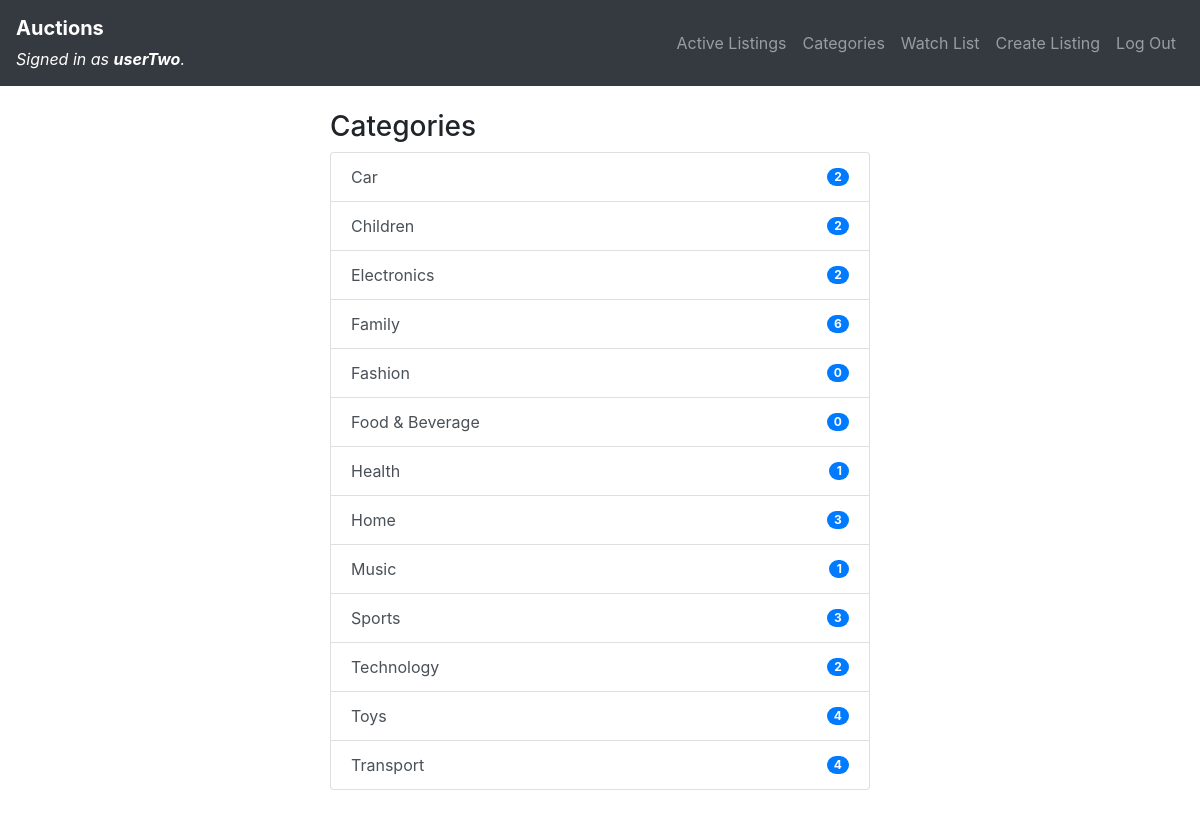
/categories (signed in), run on the app's committed database.
### auctions/models.py (models this page shows)
class User(AbstractUser):
    pass

class Category(models.Model):
    title = models.CharField(max_length=64)
    def __str__(self):
        return self.title
    class Meta:
        ordering = ['title', 'id']

### auctions/views.py (the view)
# urls.py: path("categories", views.categories_view, name="categories"),
def categories_view(request):
    categories = Category.objects.all()
    context = {
        "categories": categories
    }
    return render(request, "auctions/categories.html", context)

### auctions/templates/auctions/categories.html
{% extends "auctions/layout.html" %}
{% block body %}
    <div class="col-sm-6 justify-content-center">
        <h3>Categories</h3>
        <div class="list-group">
        {% for category in categories %}
            <a href="{% url 'auctions:category_list' category.id %}" class="list-group-item list-group-item-action d-flex justify-content-between align-items-center">{{ category }}
                <span class="badge badge-primary badge-pill">{{ category.listings.count }}</span>
            </a>
        {% endfor %}
        </div>
    </div>
{% endblock body %}

### auctions/templates/auctions/layout.html (shortened to what this page needs)
{% load static %}
<!DOCTYPE html>
<html lang="en">
<head>
    <link rel="stylesheet" href="https://stackpath.bootstrapcdn.com/bootstrap/4.4.1/css/bootstrap.min.css">
    <link href="{% static 'auctions/styles.css' %}" rel="stylesheet">
</head>
<body>
    <nav class="navbar navbar-expand-md navbar-dark bg-dark mb-4">
        <div class="navbar-brand">
            <a class="my_header-link" href="{% url 'auctions:index' %}">Auctions</a><br>
            <small class="font-italic">{% if user.is_authenticated %}
            Signed in as <strong>{{ user.username }}</strong>.
            {% else %}
                Not signed in.
            {% endif %}</small>
        </div>
        <div class="collapse navbar-collapse" id="navbarCollapse">
            <ul class="navbar-nav ml-auto">
                <li class="nav-item">
                    <a class="nav-link" href="{% url 'auctions:index' %}">Active Listings</a>
                </li>
                <li class="nav-item">
                    <a class="nav-link" href="{% url 'auctions:categories' %}">Categories</a>
                </li>
                {% if user.is_authenticated %}
                    <li class="nav-item">
                        <a class="nav-link" href="{% url 'auctions:watch' %}">Watch List</a>
                    </li>
                    <li class="nav-item">
                        <a class="nav-link" href="{% url 'auctions:create' %}">Create Listing</a>
                    </li>
                    <li class="nav-item">
                        <a class="nav-link" href="{% url 'auctions:logout' %}">Log Out</a>
                    </li>
                {% endif %}
            </ul>
        </div>
    </nav>
    <div class="container">
        <div class="row justify-content-center mb-4">
        {% block body %}
        {% endblock %}
        </div>
    </div>
</body>
</html>

### auctions/static/auctions/styles.css (style rules this page uses)
* { box-sizing: border-box; }
body { margin: 0; }
a.my_header-link { text-decoration: none; color: white; font-weight: bolder; }

### data on the page
User: username "userTwo"
Category: title "Car", listings.count "2"
Category: title "Children", listings.count "2"
Category: title "Electronics", listings.count "2"
Category: title "Family", listings.count "6"
Category: title "Fashion", listings.count "0"
Category: title "Food & Beverage", listings.count "0"
Category: title "Health", listings.count "1"
Category: title "Home", listings.count "3"
Category: title "Music", listings.count "1"
Category: title "Sports", listings.count "3"
Category: title "Technology", listings.count "2"
Category: title "Toys", listings.count "4"
Category: title "Transport", listings.count "4"
